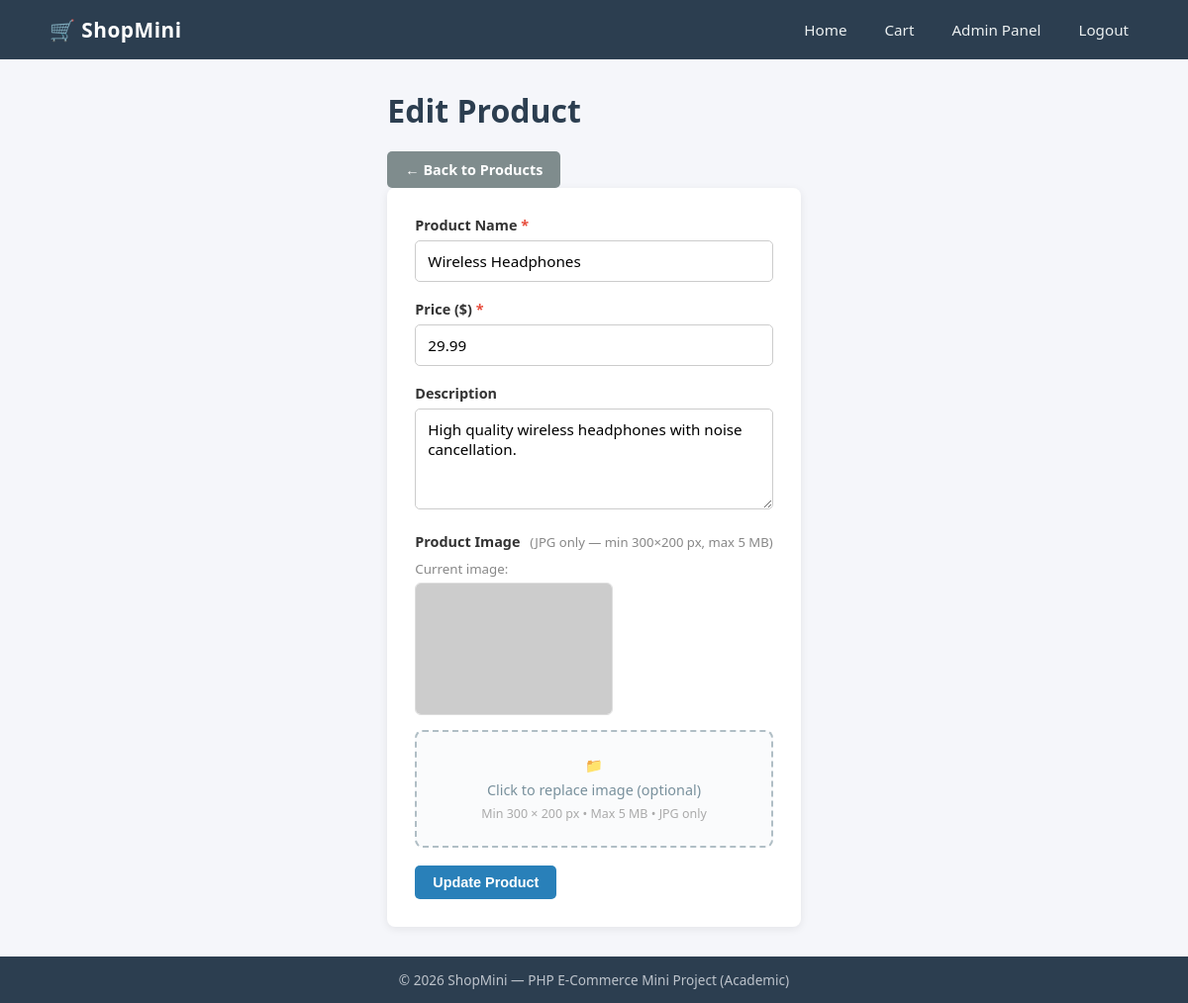
Page /admin/edit_product.php?id=1 (signed in) on the committed database.
### tables this page shows
CREATE TABLE IF NOT EXISTS products (
    id          INT AUTO_INCREMENT PRIMARY KEY,
    name        VARCHAR(100)   NOT NULL,
    price       DECIMAL(10,2)  NOT NULL,
    description TEXT,
    image       VARCHAR(255),
    created_at  TIMESTAMP DEFAULT CURRENT_TIMESTAMP
);

### admin/edit_product.php (the view, shortened to what this page needs)
<?php
require_once '../config/db.php';
include '../includes/header.php';
$id = isset($_GET['id']) ? (int)$_GET['id'] : 0;
$product_result = mysqli_query($conn, "SELECT * FROM products WHERE id = $id LIMIT 1");
$product = mysqli_fetch_assoc($product_result);
?>
<div class="form-page">
    <h1>Edit Product</h1>
    <a href="/php-ecommerce-mini/admin/products.php" class="btn btn-secondary">← Back to Products</a>
    <form action="edit_product.php?id=<?php echo $id; ?>" method="POST" enctype="multipart/form-data" class="product-form">
        <div class="form-group">
            <label for="name">Product Name <span class="required">*</span></label>
            <input type="text" id="name" name="name" required
                   value="<?php echo htmlspecialchars($product['name']); ?>">
        </div>
        <div class="form-group">
            <label for="price">Price ($) <span class="required">*</span></label>
            <input type="number" id="price" name="price" step="0.01" min="0" required
                   value="<?php echo htmlspecialchars($product['price']); ?>">
        </div>
        <div class="form-group">
            <label for="description">Description</label>
            <textarea id="description" name="description" rows="4"><?php echo htmlspecialchars($product['description']); ?></textarea>
        </div>
        <div class="form-group">
            <label for="image">Product Image <span class="upload-hint">(JPG only &mdash; min 300&times;200 px, max 5 MB)</span></label>
            <?php if (!empty($product['image'])): ?>
                <div style="margin-bottom:10px;">
                    <small style="color:#888">Current image:</small><br>
                    <img src="<?php echo htmlspecialchars($product['image']); ?>"
                         alt="Current" style="max-width:200px; max-height:140px; border-radius:6px; margin-top:4px; border:1px solid #ddd;">
                </div>
            <?php endif; ?>
            <div class="upload-box" id="upload-box">
                <div class="upload-placeholder" id="upload-placeholder">
                    <span class="upload-icon">📁</span>
                    <span>Click to replace image (optional)</span>
                    <small>Min 300 × 200 px &bull; Max 5 MB &bull; JPG only</small>
                </div>
            </div>
        </div>
        <button type="submit" class="btn btn-primary">Update Product</button>
    </form>
</div>
<?php include '../includes/footer.php'; ?>

### assets/css/style.css (style rules this page uses)
*, *::before, *::after { box-sizing: border-box; margin: 0; padding: 0; }
body { font-family: 'Segoe UI', Arial, sans-serif; background: #f5f6fa; color: #333; min-height: 100vh; display: flex; flex-direction: column; }
a { color: inherit; text-decoration: none; }
.btn { display: inline-block; padding: 9px 18px; border: none; border-radius: 5px; cursor: pointer; font-size: 0.9rem; font-weight: 600; transition: opacity 0.2s, transform 0.1s; text-align: center; }
.btn-primary { background: #2980b9; color: #fff; }
.btn-secondary { background: #7f8c8d; color: #fff; }
.form-page { max-width: 600px; margin: 0 auto; }
.form-page h1 { margin-bottom: 20px; color: #2c3e50; }
.product-form { background: #fff; padding: 28px; border-radius: 8px; box-shadow: 0 2px 8px rgba(0, 0, 0, 0.08); }
.form-group { margin-bottom: 18px; }
.form-group label { display: block; font-weight: 600; margin-bottom: 6px; font-size: 0.9rem; }
.form-group input, .form-group textarea, .form-group select { width: 100%; padding: 10px 12px; border: 1px solid #ccc; border-radius: 5px; font-size: 0.95rem; font-family: inherit; transition: border-color 0.2s; }
.required { color: #e74c3c; }
.upload-hint { font-weight: 400; color: #888; font-size: 0.82rem; margin-left: 6px; }
.upload-box { border: 2px dashed #b0bec5; border-radius: 8px; padding: 24px 16px; text-align: center; cursor: pointer; background: #fafbfc; transition: border-color 0.2s, background 0.2s; position: relative; }
.upload-placeholder { display: flex; flex-direction: column; align-items: center; gap: 6px; color: #78909c; pointer-events: none; }
.upload-icon { font-size: 2rem; }
.upload-placeholder span { font-size: 0.9rem; }
.upload-placeholder small { font-size: 0.78rem; color: #aaa; }

### rows in the picture
products: name "Wireless Headphones", price "29.99", description "High quality wireless headphones with noise cancellation."
